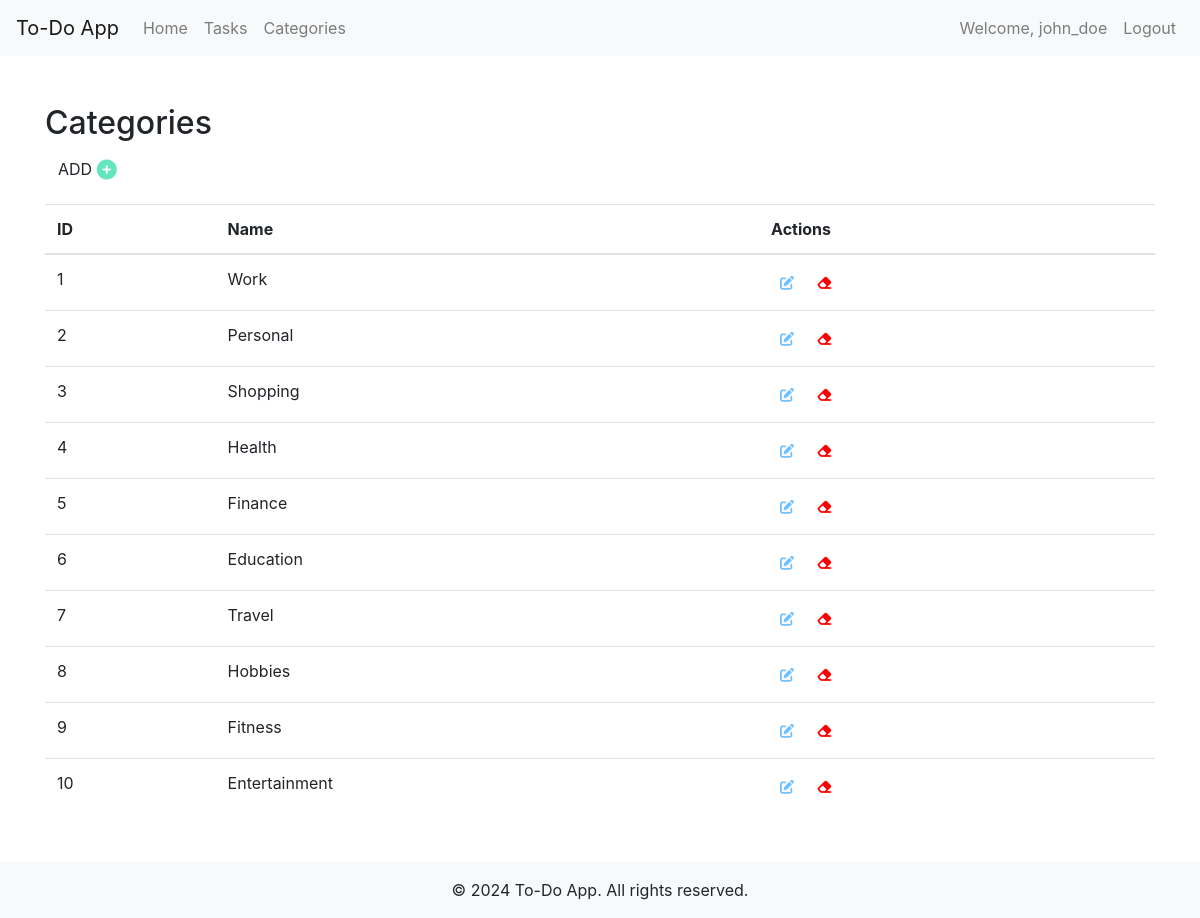
The app's page /categories.php (signed in) with its own data.
### tables this page shows
CREATE TABLE `categories` (
  `id` int(11) NOT NULL PRIMARY KEY AUTO_INCREMENT,
  `name` varchar(100) NOT NULL UNIQUE
);

### categories.php (the view, shortened to what this page needs)
<?php
include './shared/db.php';
$action = $_GET['action'] ?? '';
$sql = "SELECT * FROM categories ORDER BY id";
$stmt = $pdo->query($sql);
$categories = $stmt->fetchAll(PDO::FETCH_ASSOC);
?>
<?php include './shared/header.php'; ?>
<div class="container mt-5">
    <h2>Categories</h2>
    <a href="categories.php?action=add" class="btn mb-3">ADD <i class="fa-solid fa-circle-plus fa-lg" style="color: #63E6BE;"></i></a>
    <?php if ($action === 'add' || $action === 'edit'): ?>
        <form method="POST" action="">
            <div class="mb-3">
                <label for="name" class="form-label">Category Name</label>
                <input type="text" class="form-control" id="name" name="name" value="<?php echo $category['name'] ?? ''; ?>" required>
            </div>
            <button type="submit" class="btn btn-primary"><?php echo $action === 'edit' ? 'Update' : 'Add'; ?></button>
        </form>
    <?php else: ?>
        <table class="table">
            <thead>
                <tr>
                    <th>ID</th>
                    <th>Name</th>
                    <th>Actions</th>
                </tr>
            </thead>
            <tbody>
                <?php foreach ($categories as $category): ?>
                    <tr>
                        <td><?php echo $category['id']; ?></td>
                        <td><?php echo $category['name']; ?></td>
                        <td>
                            <a href="categories.php?action=edit&id=<?php echo $category['id']; ?>" class="btn btn-sm"><i class="fa-solid fa-pen-to-square" style="color: #74C0FC;"></i></a>
                            <a href="categories.php?action=delete&id=<?php echo $category['id']; ?>" class="btn btn-sm" onclick="return confirm('Are you sure?')"><i class="fa-solid fa-eraser" style="color: #ff0000;"></i></a>
                        </td>
                    </tr>
                <?php endforeach; ?>
            </tbody>
        </table>
    <?php endif; ?>
</div>
<?php include './shared/footer.php'; ?>

### shared/header.php (shortened to what this page needs)
<!DOCTYPE html>
<html lang="en">
<head>
    <link href="https://stackpath.bootstrapcdn.com/bootstrap/4.5.2/css/bootstrap.min.css" rel="stylesheet">
</head>
<body>
    <nav class="navbar navbar-expand-lg navbar-light bg-light">
        <a class="navbar-brand" href="index.php">To-Do App</a>
        <div class="collapse navbar-collapse" id="navbarNav">
            <?php if (isset($_SESSION['user_id'])): ?>
                <ul class="navbar-nav">
                    <li class="nav-item">
                        <a class="nav-link" href="index.php">Home</a>
                    </li>
                    <li class="nav-item">
                        <a class="nav-link" href="tasks.php">Tasks</a>
                    </li>
                    <li class="nav-item">
                        <a class="nav-link" href="categories.php">Categories</a>
                    </li>
                </ul>
            <?php endif; ?>
            <ul class="navbar-nav ml-auto">
                <?php if (isset($_SESSION['user_id'])): ?>
                    <li class="nav-item">
                        <a class="nav-link" href="#">Welcome, <?php echo $_SESSION['username']; ?></a>
                    </li>
                    <li class="nav-item">
                        <a class="nav-link" href="auth/logout.php">Logout</a>
                    </li>
                <?php endif; ?>
            </ul>
        </div>
    </nav>

### shared/footer.php (shortened to what this page needs)
    <footer class="bg-light text-center text-lg-start mt-5">
        <div class="text-center p-3">
            © <?php echo date('Y'); ?> To-Do App. All rights reserved.
        </div>
    </footer>
</body>
</html>

### records on screen
categories: id "1", name "Work"
categories: id "2", name "Personal"
categories: id "3", name "Shopping"
categories: id "4", name "Health"
categories: id "5", name "Finance"
categories: id "6", name "Education"
categories: id "7", name "Travel"
categories: id "8", name "Hobbies"
categories: id "9", name "Fitness"
categories: id "10", name "Entertainment"

### other values on screen
$_SESSION['username'] "john_doe"
